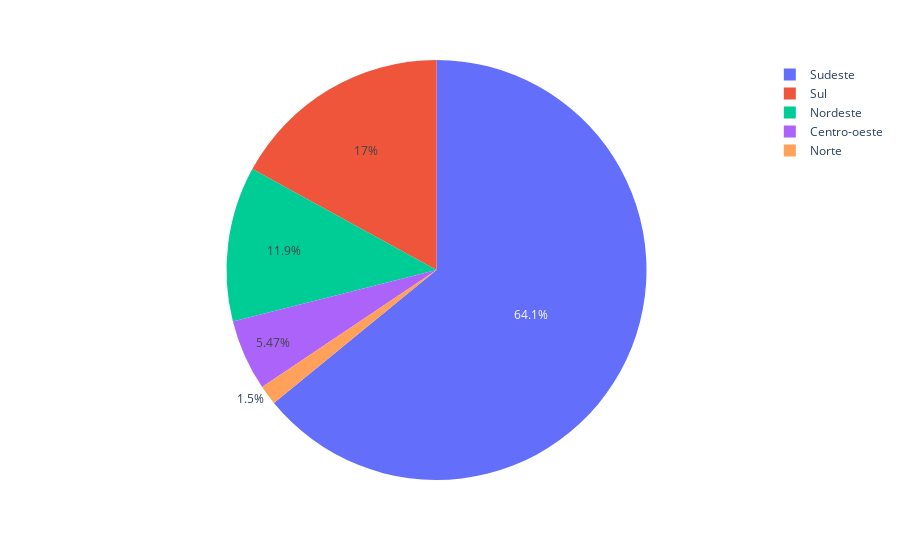

Notebook code cell kept with this figure:
### Markdown cell above
## Regiões do Brasil

### Code cell
fig = px.pie(df_empregados, 'regiao_brasil')
fig.show()

### Figure 1 — Plotly figure (JSON) as saved in the notebook; plotly's stock layout.template omitted (floating-point values rounded to 4 significant figures; data arrays with more than 128 entries replaced by an {"elided": "..."} marker saying what was removed)
{"data": [{"domain": {"x": [0, 1], "y": [0, 1]}, "hovertemplate": "regiao_brasil=%{label}<extra></extra>", "labels": {"elided": "2796 str values"}, "legendgroup": "", "name": "", "showlegend": true, "type": "pie"}], "layout": {"legend": {"tracegroupgap": 0}, "margin": {"t": 60}}}
